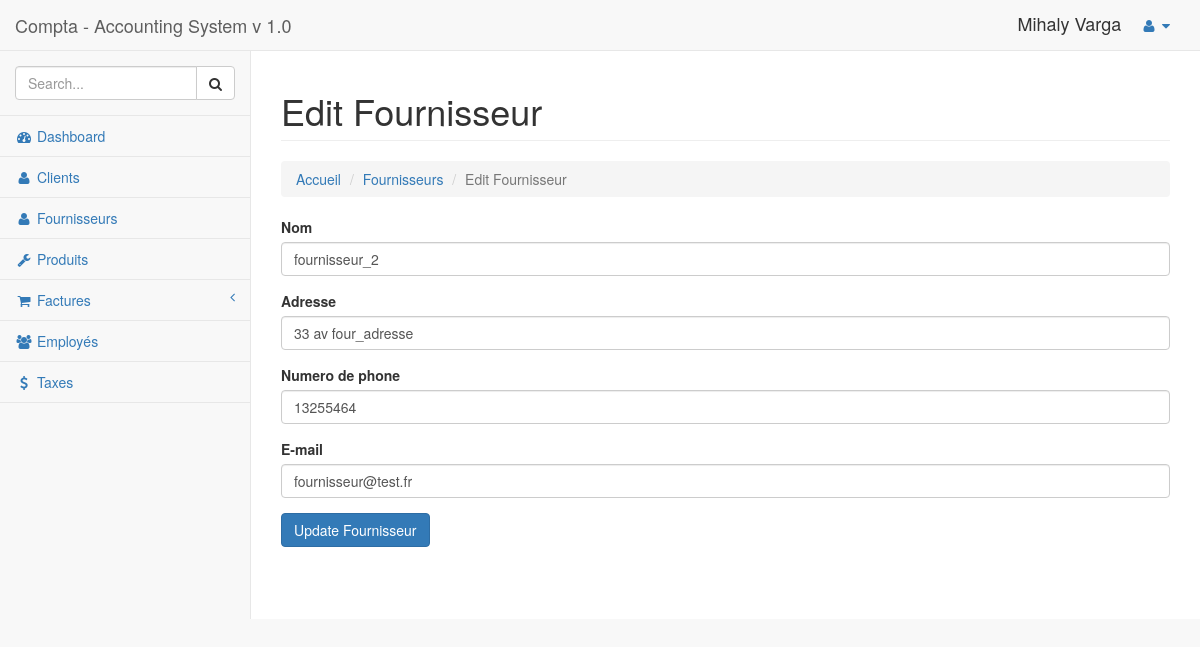
The app's page /fournisseurs.php?source=edit_fournisseur&edit_fournisseur=2 (signed in), older data.
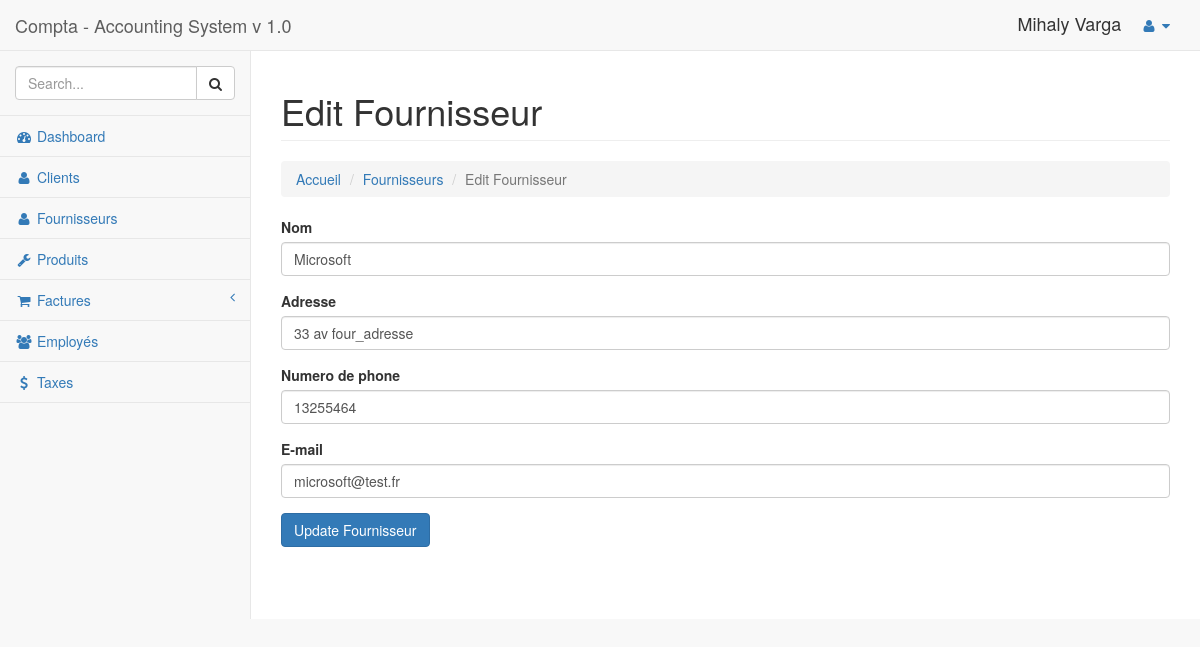
The same page, newer data.
### tables this page shows
CREATE TABLE `fournisseurs` (
  `fournisseur_id` int(10) NOT NULL,
  `fournisseur_nom` varchar(255) NOT NULL,
  `fournisseur_adresse` varchar(255) NOT NULL,
  `fournisseur_phone` varchar(255) NOT NULL,
  `fournisseur_email` varchar(255) NOT NULL
);

### includes/fournisseurs/edit_fournisseur.php (the view, shortened to what this page needs)
<?php
if(isset($_GET['edit_fournisseur'])){
  $the_fournisseur_id = $_GET['edit_fournisseur'];
    $query = "SELECT * FROM fournisseurs WHERE fournisseur_id = $the_fournisseur_id ";
    $select_fournisseurs_query = mysqli_query($connection,$query);
      while($row = mysqli_fetch_assoc($select_fournisseurs_query)) {
        $fournisseur_nom        = $row['fournisseur_nom'];
        $fournisseur_adresse    = $row['fournisseur_adresse'];
        $fournisseur_phone      = $row['fournisseur_phone'];
        $fournisseur_email      = $row['fournisseur_email'];
      }
}
?>
<div class="row">
    <div class="col-lg-12">
        <h1 class="page-header">Edit Fournisseur</h1>
    </div>
</div>
        <ol class="breadcrumb">
		  <li><a href="dashboard.php">Accueil</a></li>
		  <li><a href="fournisseurs.php">Fournisseurs</a></li>
		  <li class="active">Edit Fournisseur</li>
		</ol>
                <form method="post" action="">
                    <div class="form-group">
                        <label for="fournisseur_nom">Nom</label>
                        <input type="text" class="form-control" value="<?php echo $fournisseur_nom; ?>" name="fournisseur_nom">
                    </div>
                    <div class="form-group">
                        <label for="fournisseur_adresse">Adresse</label>
                        <input type="text" class="form-control" value="<?php echo $fournisseur_adresse; ?>" name="fournisseur_adresse">
                    </div>
                    <div class="form-group">
                        <label for="fournisseur_phone">Numero de phone</label>
                        <input type="text" class="form-control" value="<?php echo $fournisseur_phone; ?>" name="fournisseur_phone">
                    </div>
                    <div class="form-group">
                        <label for="fournisseur_email">E-mail</label>
                        <input type="email" class="form-control" value="<?php echo $fournisseur_email; ?>" name="fournisseur_email">
                    </div>
                    <input class="btn btn-primary" type="submit" name="edit_fournisseur" value="Update Fournisseur">
                </form>

### includes/navigation.php (shortened to what this page needs)
<nav class="navbar navbar-default navbar-static-top" role="navigation" style="margin-bottom: 0">
    <div class="navbar-header">
        <a class="navbar-brand" href="dashboard.php">Compta - Accounting System v 1.0</a>
    </div>
    <ul class="nav navbar-top-links navbar-right">
       <li><h4><?php echo  $_SESSION['user_prenom']." ".$_SESSION['user_nom']; ?></h4></li>
        <li class="dropdown">
            <a class="dropdown-toggle" data-toggle="dropdown" href="#">
                <i class="fa fa-user fa-fw"></i> <i class="fa fa-caret-down"></i>
            </a>
        </li>
    </ul>
    <div class="navbar-default sidebar" role="navigation">
        <div class="sidebar-nav navbar-collapse">
            <ul class="nav" id="side-menu">
                <li class="sidebar-search">
                    <div class="input-group custom-search-form">
                        <input type="text" class="form-control" placeholder="Search...">
                        <span class="input-group-btn">
                            <button class="btn btn-default" type="button">
                                <i class="fa fa-search"></i>
                            </button>
                        </span>
                    </div>
                </li>
                <li>
                    <a href="dashboard.php"><i class="fa fa-dashboard fa-fw"></i> Dashboard</a>
                </li>
                <li>
                    <a href="customers.php"><i class="fa fa-user fa-fw"></i> Clients</a>
                </li>
                <li>
                    <a href="fournisseurs.php"><i class="fa fa-user fa-fw"></i> Fournisseurs</a>
                </li>
                <li>
                    <a href="products.php"><i class="fa fa-wrench fa-fw"></i> Produits</a>
                </li>
                <li>
                    <a href="#"><i class="fa fa-shopping-cart fa-fw"></i> Factures<span class="fa arrow"></span></a>
                </li>
                <li>
                    <a href="employees.php"><i class="fa fa-users fa-fw"></i> Employés</a>
                </li>
                <li>
                    <a href="taxes.php"><i class="fa fa-usd fa-fw"></i> Taxes</a>
                </li>
            </ul>
        </div>
    </div>
</nav>

Row changes from the older to the newer data that the page shows:
changed fournisseurs "33 av four_adresse": fournisseur_nom "fournisseur_2" → "Microsoft"; fournisseur_email "fournisseur@test.fr" → "microsoft@test.fr"
